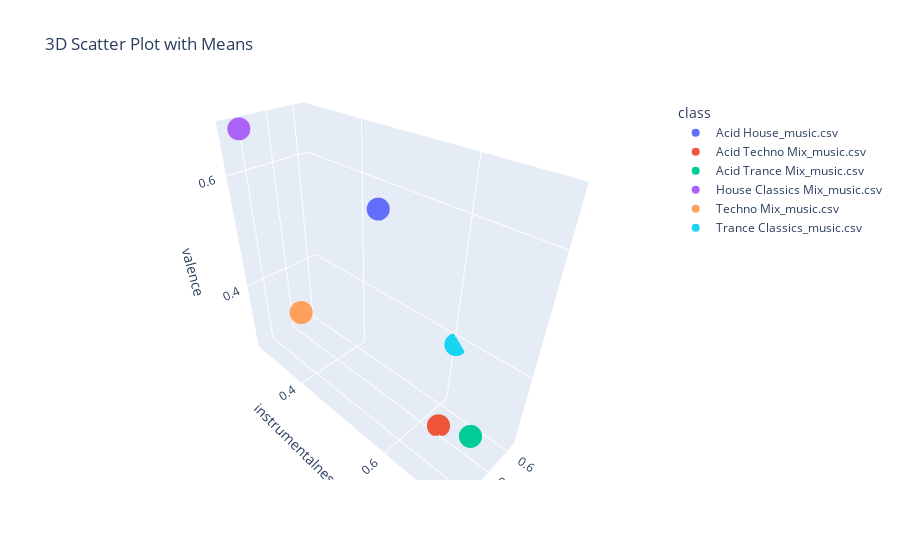

Notebook code for this chart:
### Code cell
import pandas as pd
import numpy as np
import plotly.graph_objs as go
import plotly.express as px

# Calculate the mean and standard deviation for each class
means = combined_df.groupby('class').mean()

#classes = ['Breakbeat', 'Disco', 'Garage', 'Hardcore', 'House', 'Industrial', 'Techno', 'Trance']

# Create a 3D scatter plot for the mean points
mean_fig = px.scatter_3d(
    means.reset_index(),
    x='danceability',
    y='instrumentalness',
    z='valence',
    color='class',
    title='3D Scatter Plot with Means',
    size_max=10,
)

# Show the plot
mean_fig.show()

### Figure 1 — Plotly figure (JSON) as saved in the notebook; plotly's stock layout.template omitted (floating-point values rounded to 4 significant figures)
{"data": [{"hovertemplate": "class=Acid House_music.csv<br>danceability=%{x}<br>instrumentalness=%{y}<br>valence=%{z}<extra></extra>", "legendgroup": "Acid House_music.csv", "marker": {"color": "#636efa", "symbol": "circle"}, "mode": "markers", "name": "Acid House_music.csv", "scene": "scene", "showlegend": true, "type": "scatter3d", "x": [0.7286], "y": [0.5776], "z": [0.6488]}, {"hovertemplate": "class=Acid Techno Mix_music.csv<br>danceability=%{x}<br>instrumentalness=%{y}<br>valence=%{z}<extra></extra>", "legendgroup": "Acid Techno Mix_music.csv", "marker": {"color": "#EF553B", "symbol": "circle"}, "mode": "markers", "name": "Acid Techno Mix_music.csv", "scene": "scene", "showlegend": true, "type": "scatter3d", "x": [0.6447], "y": [0.6306], "z": [0.2715]}, {"hovertemplate": "class=Acid Trance Mix_music.csv<br>danceability=%{x}<br>instrumentalness=%{y}<br>valence=%{z}<extra></extra>", "legendgroup": "Acid Trance Mix_music.csv", "marker": {"color": "#00cc96", "symbol": "circle"}, "mode": "markers", "name": "Acid Trance Mix_music.csv", "scene": "scene", "showlegend": true, "type": "scatter3d", "x": [0.701], "y": [0.7145], "z": [0.3766]}, {"hovertemplate": "class=House Classics Mix_music.csv<br>danceability=%{x}<br>instrumentalness=%{y}<br>valence=%{z}<extra></extra>", "legendgroup": "House Classics Mix_music.csv", "marker": {"color": "#ab63fa", "symbol": "circle"}, "mode": "markers", "name": "House Classics Mix_music.csv", "scene": "scene", "showlegend": true, "type": "scatter3d", "x": [0.7078], "y": [0.2799], "z": [0.6668]}, {"hovertemplate": "class=Techno Mix_music.csv<br>danceability=%{x}<br>instrumentalness=%{y}<br>valence=%{z}<extra></extra>", "legendgroup": "Techno Mix_music.csv", "marker": {"color": "#FFA15A", "symbol": "circle"}, "mode": "markers", "name": "Techno Mix_music.csv", "scene": "scene", "showlegend": true, "type": "scatter3d", "x": [0.6835], "y": [0.3473], "z": [0.3596]}, {"hovertemplate": "class=Trance Classics_music.csv<br>danceability=%{x}<br>instrumentalness=%{y}<br>valence=%{z}<extra></extra>", "legendgroup": "Trance Classics_music.csv", "marker": {"color": "#19d3f3", "symbol": "circle"}, "mode": "markers", "name": "Trance Classics_music.csv", "scene": "scene", "showlegend": true, "type": "scatter3d", "x": [0.5849], "y": [0.605], "z": [0.3859]}], "layout": {"legend": {"title": {"text": "class"}, "tracegroupgap": 0}, "scene": {"domain": {"x": [0, 1], "y": [0, 1]}, "xaxis": {"title": {"text": "danceability"}}, "yaxis": {"title": {"text": "instrumentalness"}}, "zaxis": {"title": {"text": "valence"}}}, "title": {"text": "3D Scatter Plot with Means"}}}
